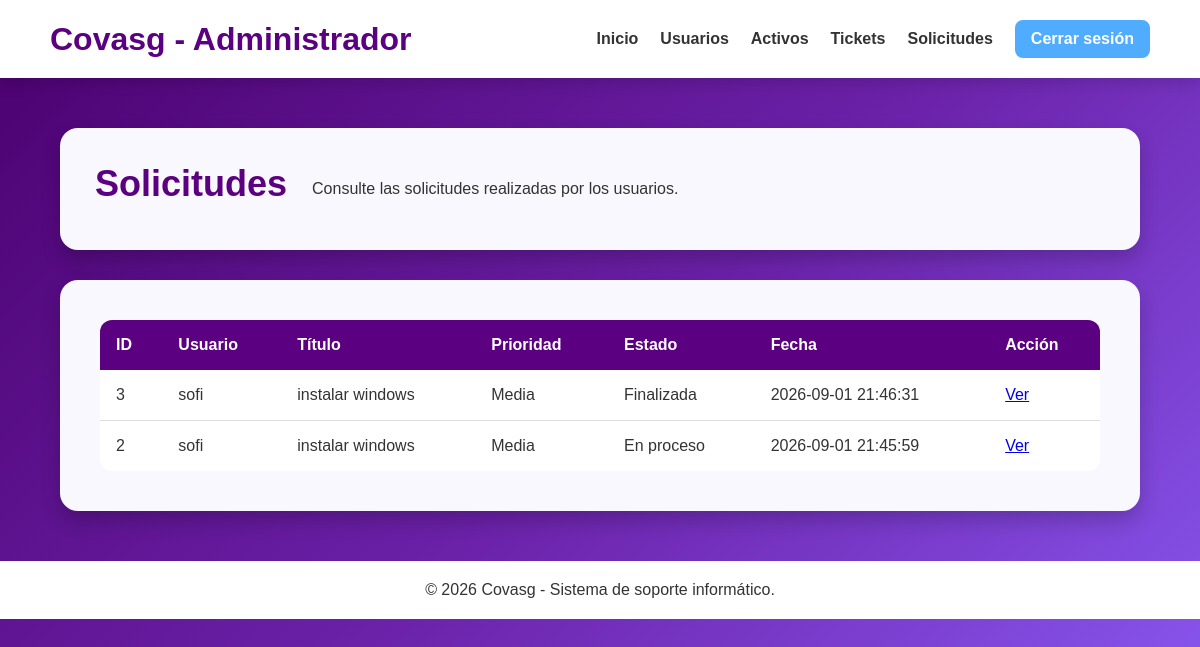
The app's page /administrador/solicitudes/consultasolicitudes.php with its own data.
### tables this page shows
CREATE TABLE `solicitud` (
  `id_solicitud` int(11) NOT NULL AUTO_INCREMENT,
  `id_usuario` int(11) NOT NULL,
  `titulo` varchar(150) NOT NULL,
  `tipo` varchar(50) NOT NULL,
  `prioridad` varchar(20) NOT NULL,
  `descripcion` text NOT NULL,
  `estado` varchar(20) NOT NULL DEFAULT 'Pendiente',
  `fecha_creacion` datetime DEFAULT current_timestamp(),
  PRIMARY KEY (`id_solicitud`),
  KEY `id_usuario` (`id_usuario`),
  CONSTRAINT `solicitud_ibfk_1` FOREIGN KEY (`id_usuario`) REFERENCES `usuario` (`id_usuario`)
);

CREATE TABLE `usuario` (
  `id_usuario` int(11) NOT NULL AUTO_INCREMENT,
  `id_rol` int(11) NOT NULL,
  `nombre` varchar(100) NOT NULL,
  `correo` varchar(100) NOT NULL,
  `contrasenia` varchar(255) NOT NULL,
  PRIMARY KEY (`id_usuario`),
  UNIQUE KEY `correo` (`correo`),
  KEY `fk_usuario_rol` (`id_rol`),
  CONSTRAINT `fk_usuario_rol` FOREIGN KEY (`id_rol`) REFERENCES `rol` (`id_rol`) ON UPDATE CASCADE
);

### administrador/solicitudes/consultasolicitudes.php (the view, shortened to what this page needs)
<?php
include("../../php/conexion.php");
$consulta = "SELECT solicitud.*, usuario.nombre
             FROM solicitud
             INNER JOIN usuario
             ON solicitud.id_usuario = usuario.id_usuario
             ORDER BY solicitud.fecha_creacion DESC";
$resultado = mysqli_query($conexion, $consulta);
?>
<!DOCTYPE html>
<html lang="es">
<head>
    <link rel="stylesheet" href="../css/consultausuarios.css">
</head>
<body>
<header>
    <h1>Covasg - Administrador</h1>
    <nav>
        <a href="../administrador.php">Inicio</a>
        <a href="../usuarios.html">Usuarios</a>
        <a href="../activos/consultaactivos.php">Activos</a>
        <a href="../tickets/consultatickets.php">Tickets</a>
        <a href="consultasolicitudes.php">Solicitudes</a>
        <a href="../../php/cerrarsesion.php" class="cerrar-sesion">Cerrar sesión</a>
    </nav>
</header>
<main>
    <section class="titulo">
        <h2>Solicitudes</h2>
        <p>
            Consulte las solicitudes realizadas por los usuarios.
        </p>
    </section>
    <section class="tabla">
        <div class="tabla-contenedor">
            <table>
                <thead>
                    <tr>
                        <th>ID</th>
                        <th>Usuario</th>
                        <th>Título</th>
                        <th>Prioridad</th>
                        <th>Estado</th>
                        <th>Fecha</th>
                        <th>Acción</th>
                    </tr>
                </thead>
                <tbody>
                    <?php while ($solicitud = mysqli_fetch_array($resultado)) { ?>
                        <tr>
                            <td>
                                <?php echo $solicitud["id_solicitud"]; ?>
                            </td>
                            <td>
                                <?php echo $solicitud["nombre"]; ?>
                            </td>
                            <td>
                                <?php echo $solicitud["titulo"]; ?>
                            </td>
                            <td>
                                <?php echo $solicitud["prioridad"]; ?>
                            </td>
                            <td>
                                <?php echo $solicitud["estado"]; ?>
                            </td>
                            <td>
                                <?php echo $solicitud["fecha_creacion"]; ?>
                            </td>
                            <td>
                                <a href="detallessolicitudes.php?id=<?php echo $solicitud["id_solicitud"]; ?>">
                                    Ver
                                </a>
                            </td>
                        </tr>
                    <?php } ?>
                </tbody>
            </table>
        </div>
    </section>
</main>
<footer>
    <p>© 2026 Covasg - Sistema de soporte informático.</p>
</footer>
</body>
</html>

### administrador/css/consultausuarios.css (style rules this page uses)
* { margin: 0; padding: 0; box-sizing: border-box; font-family: Arial, Helvetica, sans-serif; }
body { min-height: 100vh; background: linear-gradient(135deg, #4b006e, #6b21a8, #8b5cf6); color: #333; }
header { background: white; padding: 20px 50px; display: flex; justify-content: space-between; align-items: center; box-shadow: 0 5px 15px rgba(0, 0, 0, 0.15); }
header h1 { color: #5b0080; }
nav { display: flex; align-items: center; flex-wrap: wrap; }
nav a { color: #333; text-decoration: none; font-weight: bold; margin-left: 22px; transition: 0.3s; }
nav .cerrar-sesion { background: #4facfe; color: white; padding: 10px 16px; border-radius: 8px; }
main { width: 90%; max-width: 1100px; margin: 50px auto; }
.titulo { background: #faf8ff; padding: 35px; border-radius: 18px; display: flex; align-items: center; gap: 25px; box-shadow: 0 10px 20px rgba(0, 0, 0, 0.2); margin-bottom: 30px; }
.titulo h2 { color: #5b0080; font-size: 36px; margin-bottom: 10px; }
.titulo p { line-height: 1.6; }
.tabla-contenedor { background: #faf8ff; padding: 40px; border-radius: 18px; box-shadow: 0 10px 20px rgba(0, 0, 0, 0.2); overflow-x: auto; }
table { width: 100%; border-collapse: collapse; background: white; border-radius: 12px; overflow: hidden; }
thead { background: #5b0080; color: white; }
th { padding: 16px; text-align: left; }
td { padding: 16px; border-bottom: 1px solid #ddd; }
tbody tr { transition: 0.3s; }
tbody tr:last-child td { border-bottom: none; }
footer { background: white; text-align: center; padding: 20px; margin-top: 50px; }

### records on screen
solicitud: id_solicitud "3", id_usuario.nombre "sofi", titulo "instalar windows", prioridad "Media", estado "Finalizada", fecha_creacion "2026-09-01 21:46:31"
solicitud: id_solicitud "2", id_usuario.nombre "sofi", titulo "instalar windows", prioridad "Media", estado "En proceso", fecha_creacion "2026-09-01 21:45:59"
